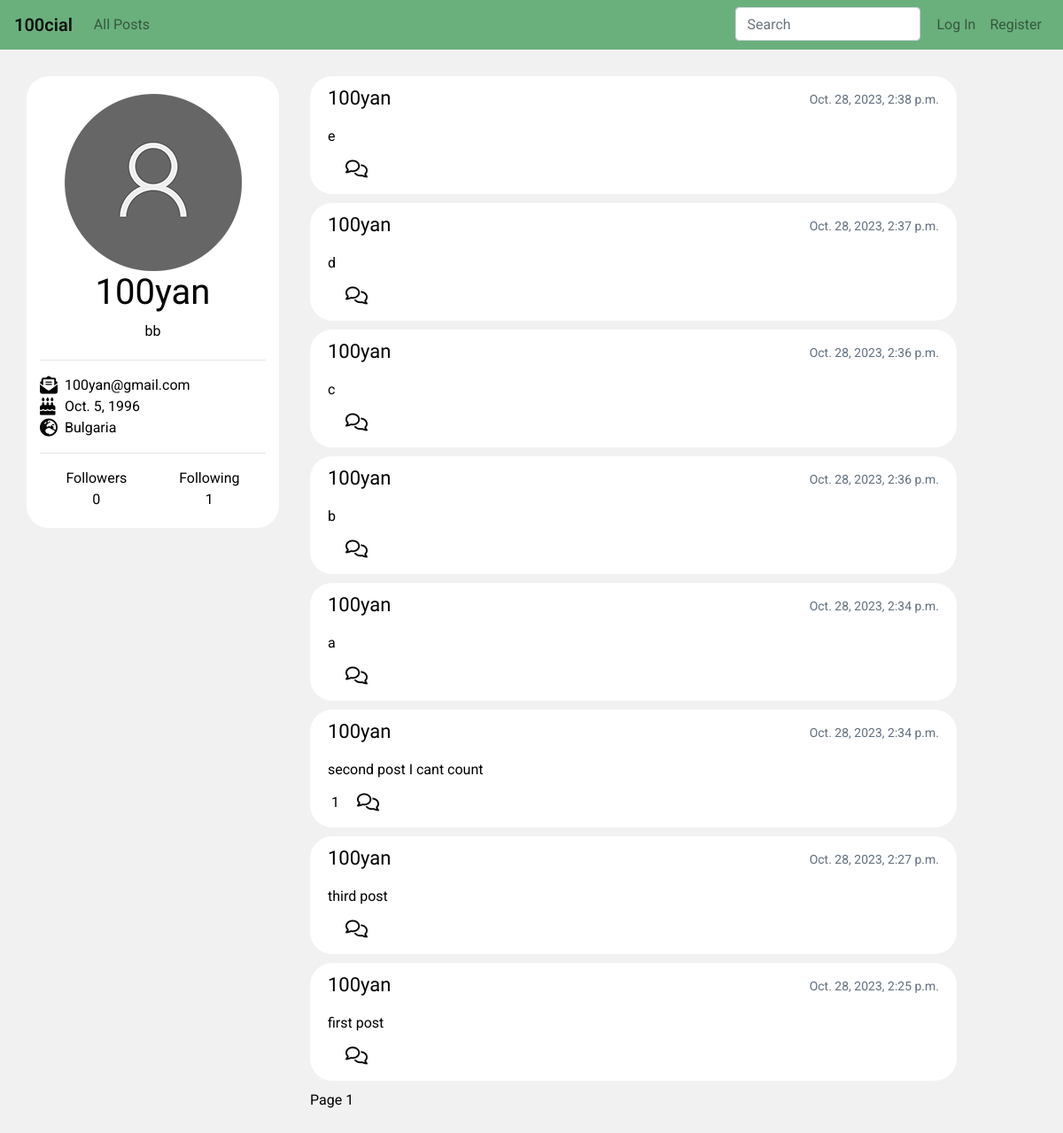
/user/2, run on the app's committed database.
### network/models.py (models this page shows, shortened)
class User(AbstractUser):
    following = models.ManyToManyField('self', related_name='followers', blank=True)
    birthday = models.DateField(blank=True, null=True)
    nationality = CountryField(null=True)
    profile_pic = models.ImageField(upload_to="profile_pics", default='profile_pics/default.png')
    description = models.TextField(max_length=600, null=True)
    followed_by = models.IntegerField(blank=True, null=True, default=0)

class Post(models.Model):
    author = models.ForeignKey(User, on_delete=models.CASCADE)
    post = models.CharField(max_length=400)
    timestamp = models.DateTimeField(blank=True)
    likes = models.ManyToManyField(User, related_name="liked_posts", default=0)
    def likes_count(self) -> int:
        return self.likes.all().count()

### network/views.py (the view, shortened to what this page needs)
# urls.py: path('user/<int:id>', views.user_profile, name='user'),
def user_profile(request, id):
    user = User.objects.get(pk=id)
    post_list = Post.objects.filter(author=user).order_by('-timestamp')
    comments = Comment.objects.filter(post__in=post_list).order_by("-timestamp")
    p = Paginator(post_list, 10)
    page = request.GET.get('page')
    posts = p.get_page(page)
    context = {
        'profile': user,
        'posts': posts,
        'all_comments': comments,
        'create_post': PostForm,
        'add_comment': CommentForm,
        'user_details': UserDetails,
    }
    try:
        context['follows'] = status
    except UnboundLocalError:
        pass
    return render(request, 'network/user_profile.html', context)

### network/templates/network/user_profile.html (shortened to what this page needs)
{% extends 'network/layout.html' %}
{% block body %}
<div class="container" id="default-view">
    <div class="row">
        <div class="col-lg-3 profile">
            <div id="profile-heading">
                <img id="user-profile-pic"src="{{ profile.profile_pic.url }}" alt="profile picture">
                <h1>{{ profile }}</h1>
                <span id="user-description">{{ profile.description }}</span>
            </div>
            <hr>
            <div id="profile-details">
                <i class="fa-solid fa-envelope-open-text fa-lg mr-2"></i>{{ profile.email }}
                <span id="user-birthday"><i class="fa-solid fa-cake-candles fa-lg mr-2"></i>{{ profile.birthday }}</span>
                <span id="user-nationality"><i class="fa-solid fa-earth-europe fa-lg mr-2"></i>{{ profile.nationality.name }}</span>
                <hr>
                <div id="display-followers">
                    <div>
                        Followers
                        <span id="user-followers"> {{ profile.followed_by }}</span>
                    </div>
                    <div>
                        Following
                        <span id="user-following">{{ profile.following.count }}</span>
                    </div>
                </div>
            </div>
        </div>
        <div class="col-lg-8">
            {% include "network/content.html" %}
        </div>
    </div>
</div>
{% endblock %}

### network/templates/network/content.html (shortened to what this page needs)
<div id="all-posts">
    {% if posts %}
        {% for post in posts %}
            <div class="single-post">
                <div class="post-contents">
                    <div class="post-heading">
                        <a id='author' href="{% url 'user' id=post.author.id %}">{{ post.author }}</a>
                        <p>{{ post.timestamp }}</p>
                    </div>
                    <div id="post-text">{{post.post}}</div>
                    <div class="interactions">
                        <div class="interaction-left">
                            {% if post.likes_count > 0 %}
                                <span id="num-likes">{{ post.likes_count }}</span>
                            {% else %}
                                <span id="num-likes" hidden>{{ post.likes_count }}</span>
                            {% endif %}
                            <button id="comment" class="interaction"><i class="fa-regular fa-comments fa-lg"></i></button>
                        </div>
                    </div>
            </div>
        </div>
        {% endfor %}
    {% endif %}
</div>
Page {{ posts.number }}

### network/static/network/styles.css (style rules this page uses)
body { background-color: #f1f1f1; color: black; font-family: 'Roboto', sans-serif; }
h1, h3, h5 { font-family: 'Kanit', sans-serif; }
.profile span { display: block; }
#profile-heading { margin: 10px 0 20px; }
#profile-details { text-align: left; }
a:any-link { color: black; }
#like, #comment, #edit { border: none; background-color: transparent; }
#comment { margin-left: 10px; }
.profile { background-color: #ffffff; border-radius: 25px; margin-right: 20px; text-align: center; height: fit-content; }
.fa-cake-candles { width: 20px; }
#user-profile-pic { margin-top: 10px; }
#display-followers { display: flex; justify-content: space-around; text-align: center; margin-bottom: 20px; }
.container { margin: 30px auto; }
.single-post { background-color: #ffffff; border-radius: 25px; padding: 8px 20px 15px; margin-bottom: 10px; }
.post-contents .post-heading { display: flex; justify-content: space-between; margin-bottom: 12px; }
#post-text { margin-bottom: 12px; text-wrap: wrap; word-wrap: break-word; }
#author { font-family: 'Kanit', sans-serif; font-weight: 400; font-size: 22px; }
.post-heading p { font-size: 14px; color: #62707e; line-height:36px; padding: 0; margin: 0; vertical-align: middle; }
.interactions { display: flex; justify-content: space-between; }
.interaction-left { display: block; }

### data on the page
User: profile_pic (placeholder picture), username "100yan", description "bb", email "100yan@gmail.com", birthday "Oct. 5, 1996", nationality.name "Bulgaria", followed_by "0", following.count "1"
Post: author "100yan", timestamp "Oct. 28, 2023, 2:38 p.m.", post "e"
Post: author "100yan", timestamp "Oct. 28, 2023, 2:37 p.m.", post "d"
Post: author "100yan", timestamp "Oct. 28, 2023, 2:36 p.m.", post "c"
Post: author "100yan", timestamp "Oct. 28, 2023, 2:36 p.m.", post "b"
Post: author "100yan", timestamp "Oct. 28, 2023, 2:34 p.m.", post "a"
Post: author "100yan", timestamp "Oct. 28, 2023, 2:34 p.m.", post "second post I cant count", likes_count "1"
Post: author "100yan", timestamp "Oct. 28, 2023, 2:27 p.m.", post "third post"
Post: author "100yan", timestamp "Oct. 28, 2023, 2:25 p.m.", post "first post"

### other printed values
{{ posts.number }} "1"
